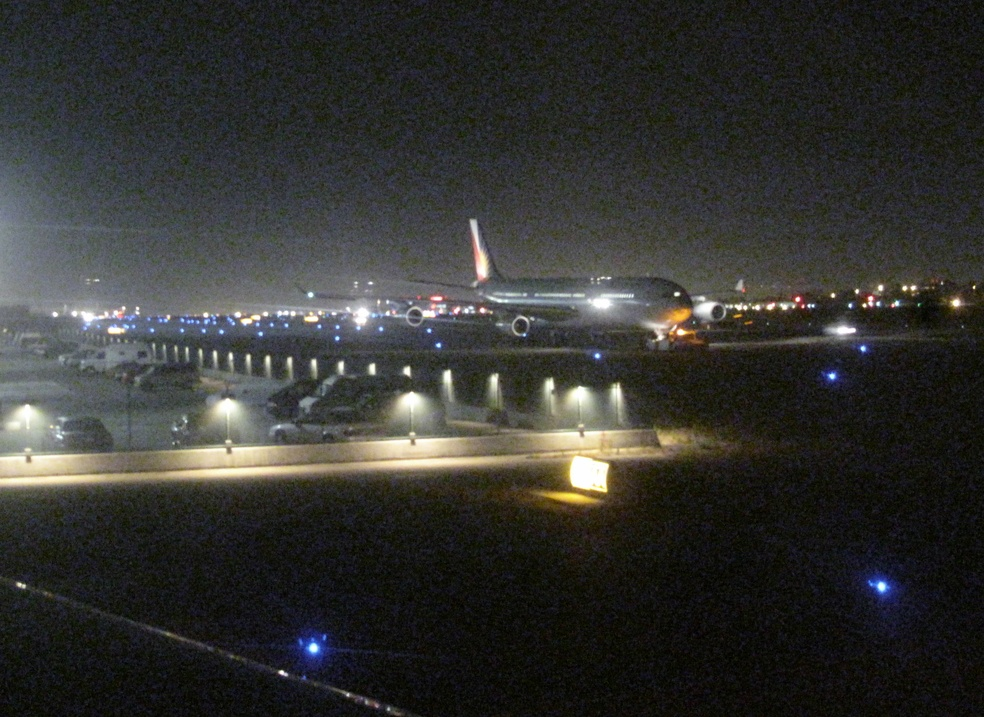
#> input picture tools/quality_validation/noise_ringing_validation/images/NR004.jpg, 984 x 717 px, shrunk from 2829 x 2061 before the run; its folder holds only this picture in this run
$ python -i brightness_contrast_candidates.py   (imports and definitions only)   (older library calls are emulated)
#> lines starting #> are read from the running program, lines starting #| are printed output that depends on the picture; after the words box and inside, x2 and y2 are one past the last pixel; in counts of white or black regions, pixels touching at a corner belong together
#> further down, picture is the input picture: shape (717, 984, 3); mean B, G, R 49, 51.9, 51.6
#!/usr/bin/env python3
"""ACCESS VisionCheck — research-only Brightness/Exposure & Contrast quality
candidates (B1, B2, C1, C2). NOT production scoring. No production imports.

Revisions applied vs the initial design:
  - B1: luminance-distribution baseline (preserved).
  - C1: global + local contrast baseline, saturating (preserved).
  - B2: BOUNDED clipping-aware exposure penalties. Distinguishes a clipped
    spike (pixels AT the extreme, levels 0-1 / 254-255) from ordinary tonal
    extremes (a smooth tail near but not at the edge). Penalties are bounded so
    naturally dark/bright scenes are not treated as fully defective.
  - C2: ALL outputs kept in [0,1]. Uses ONE combined, bounded "extremes"
    fraction (shadow + highlight + harshness overlap), so penalties are not
    double-counted.
  - Gradient / detail-preservation measurements are computed and recorded for
    DIAGNOSTICS ONLY. They are NOT included in the primary B or C quality
    formulas until independently validated.
  - The 1-5 anchors below are TEMPORARY DIAGNOSTIC LABELS, unvalidated, and NOT
    suitable for member-facing production use.

All parameters are a-priori placeholders to be validated on independent
human-rated data. Nothing here is fit on SPAQ-200 or on controlled distortions.
"""

from __future__ import annotations

from typing import Any

import numpy as np

try:
    import cv2
except ImportError:  # pragma: no cover
    cv2 = None  # type: ignore


# --- a-priori placeholder parameters (NOT fit; declared, to be validated) --------
PARAMS: dict[str, dict[str, float]] = {
    "B1": {"c": 0.5, "w": 2.0, "delta": 0.2, "mid_lo": 0.10, "mid_hi": 0.90},
    "B2": {
        "c": 0.5, "w": 2.0,
        "edge_lo": 0.004, "edge_hi": 0.996,    # "at the extreme" = clipped spike (levels 0-1 / 254-255)
        "band_lo": 0.02, "band_hi": 0.98,      # ordinary tonal-extreme band (near, not at, the edge)
        "alpha_clip": 0.6, "cap_clip": 0.15,   # bounded clipped-spike penalty (caps total effect)
        "alpha_band": 0.2, "cap_band": 0.30,   # smaller, bounded ordinary-extreme penalty
    },
    "C1": {"g_ref": 0.18, "k_g": 0.6, "k_l": 0.4, "tau": 0.5, "block_frac": 16},
    "C2": {
        "g_ref": 0.18, "k_g": 0.6, "k_l": 0.4, "tau": 0.5, "block_frac": 16,
        "t_d": 0.02, "t_h": 0.98,              # extremes band (single combined fraction)
        "kappa": 0.8, "cap_ext": 0.25,         # bounded combined-extremes penalty
    },
}

# TEMPORARY DIAGNOSTIC 1-5 anchors (UNVALIDATED; NOT for production). <a0->1...
ANCHORS: list[float] = [0.20, 0.40, 0.62, 0.82]
ANCHORS_NOTE = "Temporary diagnostic anchors, unvalidated, not for member-facing production use."


def _clip(x: float, lo: float = 0.0, hi: float = 1.0) -> float:
    return max(lo, min(hi, x))


def to_luma01(image: np.ndarray) -> np.ndarray:
    """Return luma in [0,1] as float64. Accepts BGR (HxWx3) or grayscale (HxW)."""
    if image.ndim == 2:
        gray = image.astype(np.float64)
    else:
        if cv2 is None:
            raise RuntimeError("OpenCV required for BGR->gray")
        gray = cv2.cvtColor(image, cv2.COLOR_BGR2GRAY).astype(np.float64)
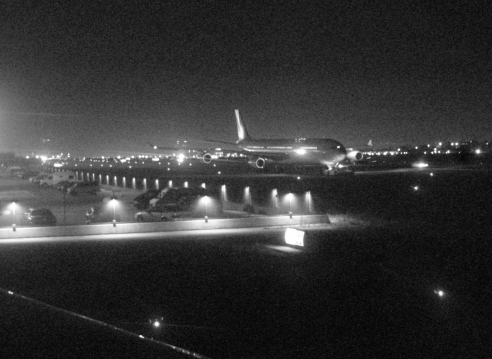
#> gray: shape (717, 984) float64 (shown at 1/2 size); min 0, max 255, mean 51.5
    return gray / 255.0


def block_local_std(Y: np.ndarray, bs: int) -> float:
    """Mean per-block std (local contrast). Returns 0 for blocks too large for the image."""
    h, w = Y.shape
    if bs < 2 or h < bs or w < bs:
        return 0.0
    stds: list[float] = []
    for y in range(0, h - bs + 1, bs):
        for x in range(0, w - bs + 1, bs):
            stds.append(float(np.std(Y[y:y + bs, x:x + bs])))
    return float(np.mean(stds)) if stds else 0.0


def mid_tone_gradient_energy(image: np.ndarray, Y: np.ndarray) -> float:
    """DIAGNOSTIC ONLY (not used in B/C quality). Mean Sobel energy in mid-tone pixels.
    Unbounded raw value; recorded for diagnostics, not normalized to a quality scale."""
    if cv2 is None:
        return 0.0
    gray = (Y * 255).astype(np.uint8)
    gx = cv2.Sobel(gray, cv2.CV_64F, 1, 0, ksize=3)
    gy = cv2.Sobel(gray, cv2.CV_64F, 0, 1, ksize=3)
    energy = gx * gx + gy * gy
    mid = (Y >= 0.10) & (Y <= 0.90)
    if not np.any(mid):
        return 0.0
    return float(np.mean(energy[mid]))


def features(image: np.ndarray) -> dict[str, Any]:
    """Extract raw features used by candidates + diagnostics. Image: BGR or grayscale."""
    if cv2 is None:
        raise RuntimeError("OpenCV required")
    Y = to_luma01(image)
    h, w = Y.shape
    mu = float(np.mean(Y))
#> mu = 0.202
    sigma = float(np.std(Y))
#> sigma = 0.172
    p2 = float(np.percentile(Y, 2))
#> p2 = 0.0314
    p98 = float(np.percentile(Y, 98))
#> p98 = 0.765
    mid_cov = float(np.mean((Y >= 0.10) & (Y <= 0.90)))
#> mid_cov = 0.674
    # clipping: "at the extreme" (clipped spike) vs ordinary tonal-extreme band
    clip_lo = float(np.mean(Y <= 0.004))    # levels 0-1
#> clip_lo = 0.000386
    clip_hi = float(np.mean(Y >= 0.996))    # levels 254-255
#> clip_hi = 0.00144
    band_lo = float(np.mean((Y > 0.004) & (Y < 0.02)))
#> band_lo = 0.0064
    band_hi = float(np.mean((Y > 0.98) & (Y < 0.996)))
#> band_hi = 0.00208
    extremes = float(np.mean((Y < 0.02) | (Y > 0.98)))  # combined for C2 (no double count)
#> extremes = 0.0103
    gmin = float(np.min(Y))
#> gmin = 0
    gmax = float(np.max(Y))
#> gmax = 1
    mich = (gmax - gmin) / (gmax + gmin + 1e-6)
#> mich = 1
    bs = max(8, max(h, w) // 16)
    local_std = block_local_std(Y, bs)
#> after the loop in block_local_std, `for y in range(0, h - bs + 1, bs):`: stds = 176 values, max 0.262 at index 118, min 0.0203 at index 169, mean 0.0692
#> local_std = 0.0692
    detail_mid = mid_tone_gradient_energy(image, Y)
#> in mid_tone_gradient_energy, `gx = cv2.Sobel(gray, cv2.CV_64F, 1, 0, ksize=3)`:
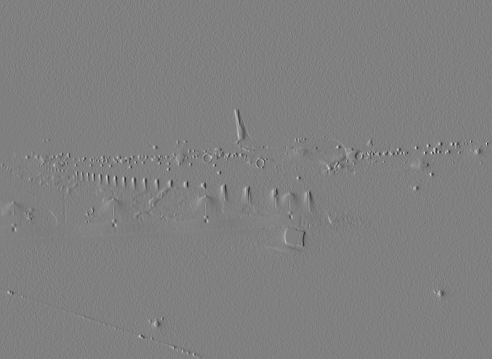
#> gx: shape (717, 984) float64 (shown at 1/2 size); min -729, max 719, mean -0.5; drawn with min black and max white
#> in mid_tone_gradient_energy, `gy = cv2.Sobel(gray, cv2.CV_64F, 0, 1, ksize=3)`:
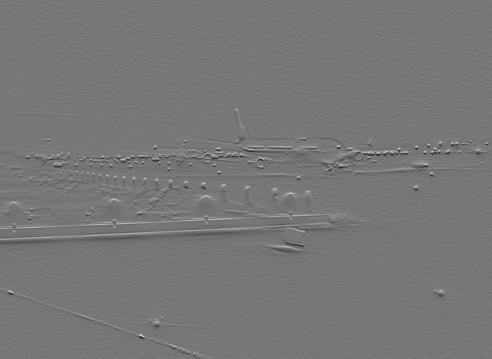
#> gy: shape (717, 984) float64 (shown at 1/2 size); min -683, max 778, mean -0.1; drawn with min black and max white
#> in mid_tone_gradient_energy, `energy = gx * gx + gy * gy`:
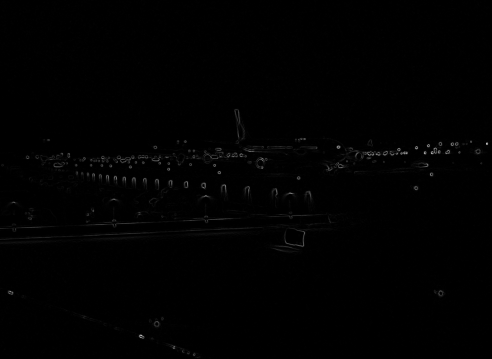
#> energy: shape (717, 984) float64 (shown at 1/2 size); min 0, max 610976, mean 3743.6; drawn with min black and max white
#> in mid_tone_gradient_energy, `mid = (Y >= 0.10) & (Y <= 0.90)`:
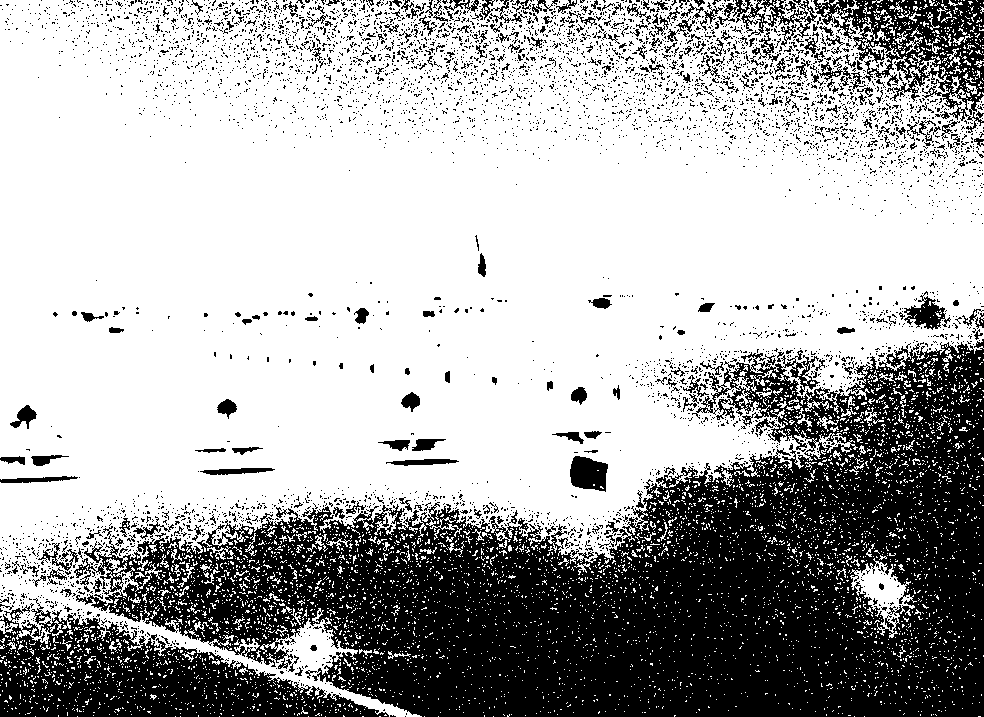
#> mid: shape (717, 984) bool; 67.4% white; 5380 black regions (5128 under 20 px), largest, box (x1, y1, x2, y2) and area: (74, 339, 984, 717) 167195, (0, 598, 389, 717) 20883, (813, 0, 984, 133) 8633
#> detail_mid = 4770.8
    return {
        "width": int(w), "height": int(h),
        "luma_mean": round(mu, 6),
        "luma_std": round(sigma, 6),
        "p2": round(p2, 6), "p98": round(p98, 6),
        "mid_cov": round(mid_cov, 6),
        "clip_lo": round(clip_lo, 6), "clip_hi": round(clip_hi, 6),
        "band_lo": round(band_lo, 6), "band_hi": round(band_hi, 6),
        "extremes": round(extremes, 6),
        "gmin": round(gmin, 6), "gmax": round(gmax, 6), "michelson": round(mich, 6),
        "local_std": round(local_std, 6),
        "detail_mid_raw": round(detail_mid, 4),
    }


def triangle(mu: float, c: float, w: float) -> float:
    return _clip(1.0 - abs(mu - c) * w)


# [64 lines left out: functions q_b1, q_b2, _contrast_combo, q_c1, q_c2, label_1_5 and 1 more, not called in this run]

>>> import cv2
>>> picture = cv2.imread('noise_ringing_validation/images/NR004.jpg')
>>> result = features(picture)
#> result = 17 items

$ run again, on tools/quality_validation/noise_ringing_validation/images/NR006.jpg
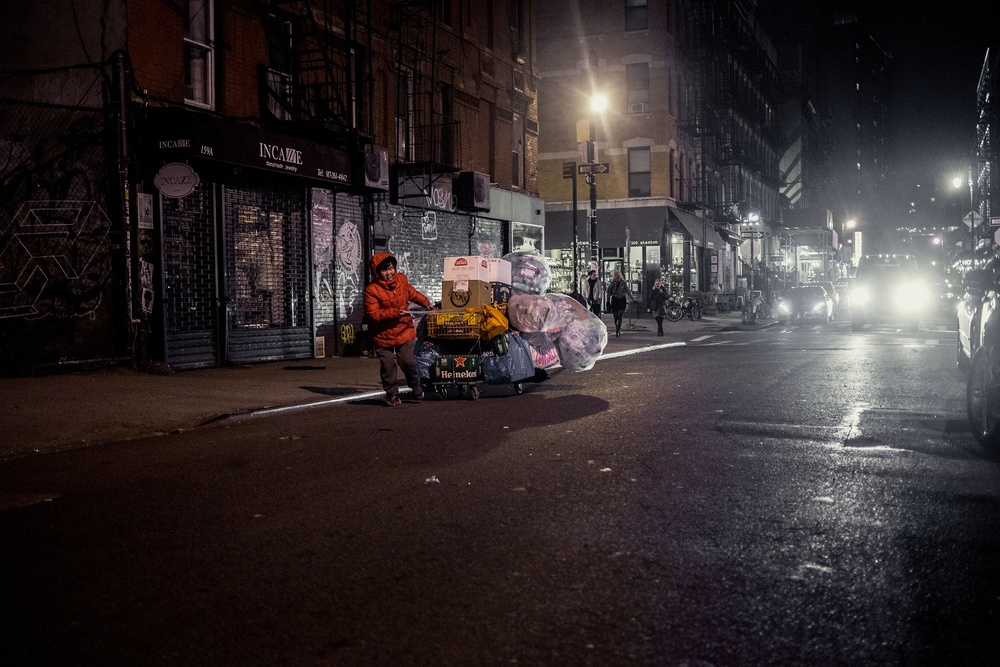
#> input picture tools/quality_validation/noise_ringing_validation/images/NR006.jpg, 1000 x 667 px, shrunk from 2048 x 1365 before the run
#> picture is the input picture: shape (667, 1000, 3); mean B, G, R 45.2, 44.4, 52
#> mu = 0.183
#> sigma = 0.191
#> p2 = 0
#> p98 = 0.753
#> mid_cov = 0.542
#> clip_lo = 0.0544
#> clip_hi = 1.95e-05
#> band_lo = 0.0992
#> band_hi = 4.5e-05
#> extremes = 0.154
#> gmin = 0
#> gmax = 1
#> after the loop in block_local_std, `for y in range(0, h - bs + 1, bs):`: stds = 160 values, max 0.23 at index 74, min 0.00465 at index 144, mean 0.0776
#> local_std = 0.0776
#> in mid_tone_gradient_energy, `energy = gx * gx + gy * gy`:
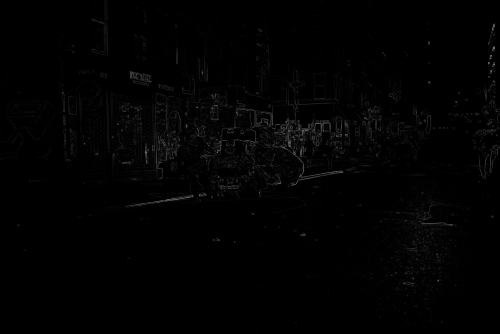
#> energy: shape (667, 1000) float64 (shown at 1/2 size); min 0, max 851722, mean 7892.3; drawn with min black and max white
#> in mid_tone_gradient_energy, `mid = (Y >= 0.10) & (Y <= 0.90)`:
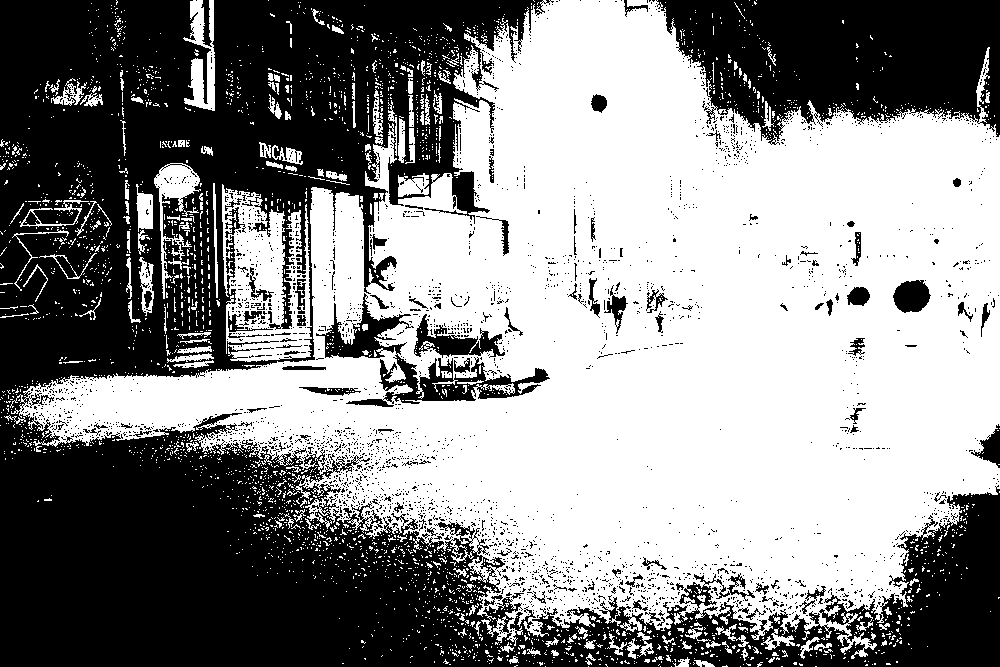
#> mid: shape (667, 1000) bool; 54.2% white; 2822 black regions (2713 under 20 px), largest, box (x1, y1, x2, y2) and area: (0, 0, 1000, 667) 247083, (656, 0, 1000, 145) 35387, (316, 293, 550, 407) 5631
#> detail_mid = 12581.2
#> result = 17 items

$ run again, on tools/quality_validation/noise_ringing_validation/images/NR007.jpg
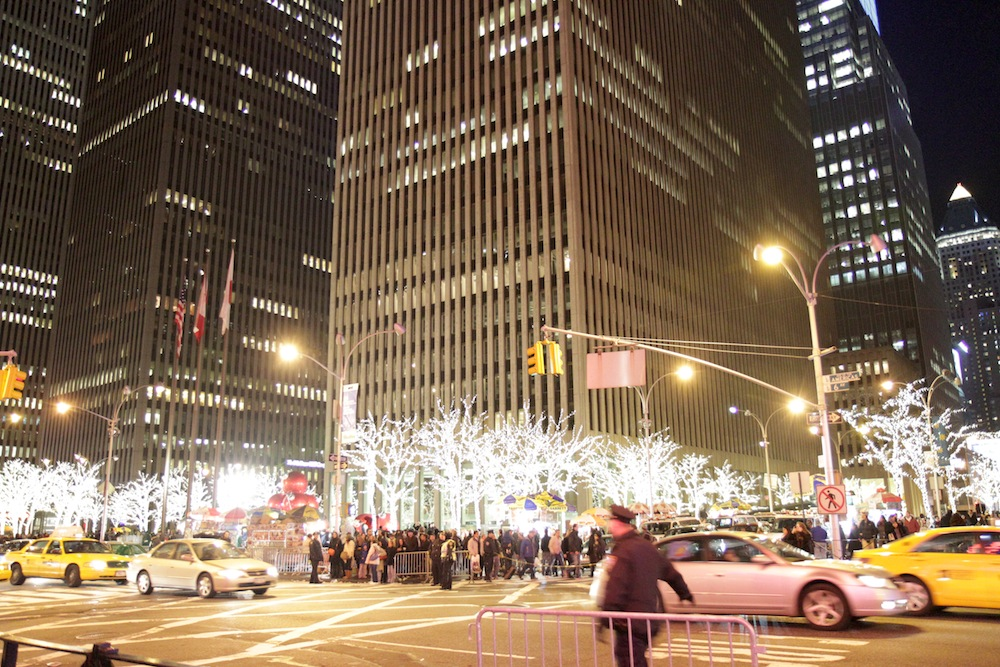
#> input picture tools/quality_validation/noise_ringing_validation/images/NR007.jpg, 1000 x 667 px
#> picture is the input picture: shape (667, 1000, 3); mean B, G, R 88.2, 108.7, 129.6
#> in to_luma01, `gray = cv2.cvtColor(image, cv2.COLOR_BGR2GRAY).astype(np.float64)`:
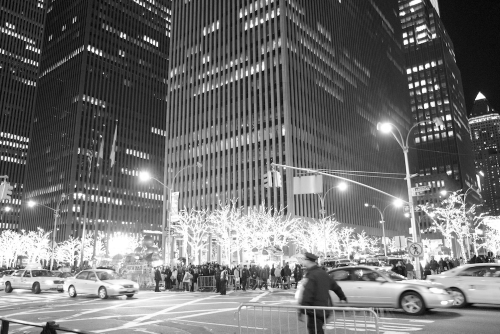
#> gray: shape (667, 1000) float64 (shown at 1/2 size); min 0, max 255, mean 112.6
#> mu = 0.442
#> sigma = 0.275
#> p2 = 0.0588
#> p98 = 0.996
#> mid_cov = 0.848
#> clip_lo = 0.000264
#> clip_hi = 0.0204
#> band_lo = 0.00211
#> band_hi = 0.0203
#> extremes = 0.0431
#> gmin = 0
#> gmax = 1
#> after the loop in block_local_std, `for y in range(0, h - bs + 1, bs):`: stds = 160 values, max 0.295 at index 112, min 0.0116 at index 31, mean 0.171
#> local_std = 0.171
#> in mid_tone_gradient_energy, `mid = (Y >= 0.10) & (Y <= 0.90)`:
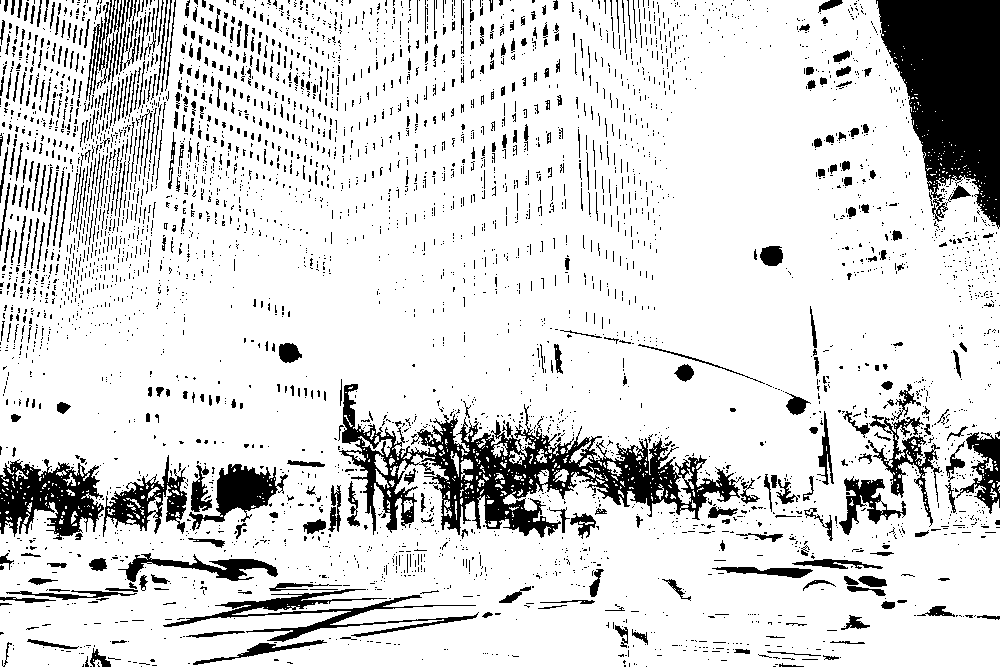
#> mid: shape (667, 1000) bool; 84.8% white; 4224 black regions (3731 under 20 px), largest, box (x1, y1, x2, y2) and area: (876, 0, 1000, 229) 18427, (339, 384, 742, 538) 17363, (0, 459, 104, 540) 4814
#> detail_mid = 33091.2
#> result = 17 items
